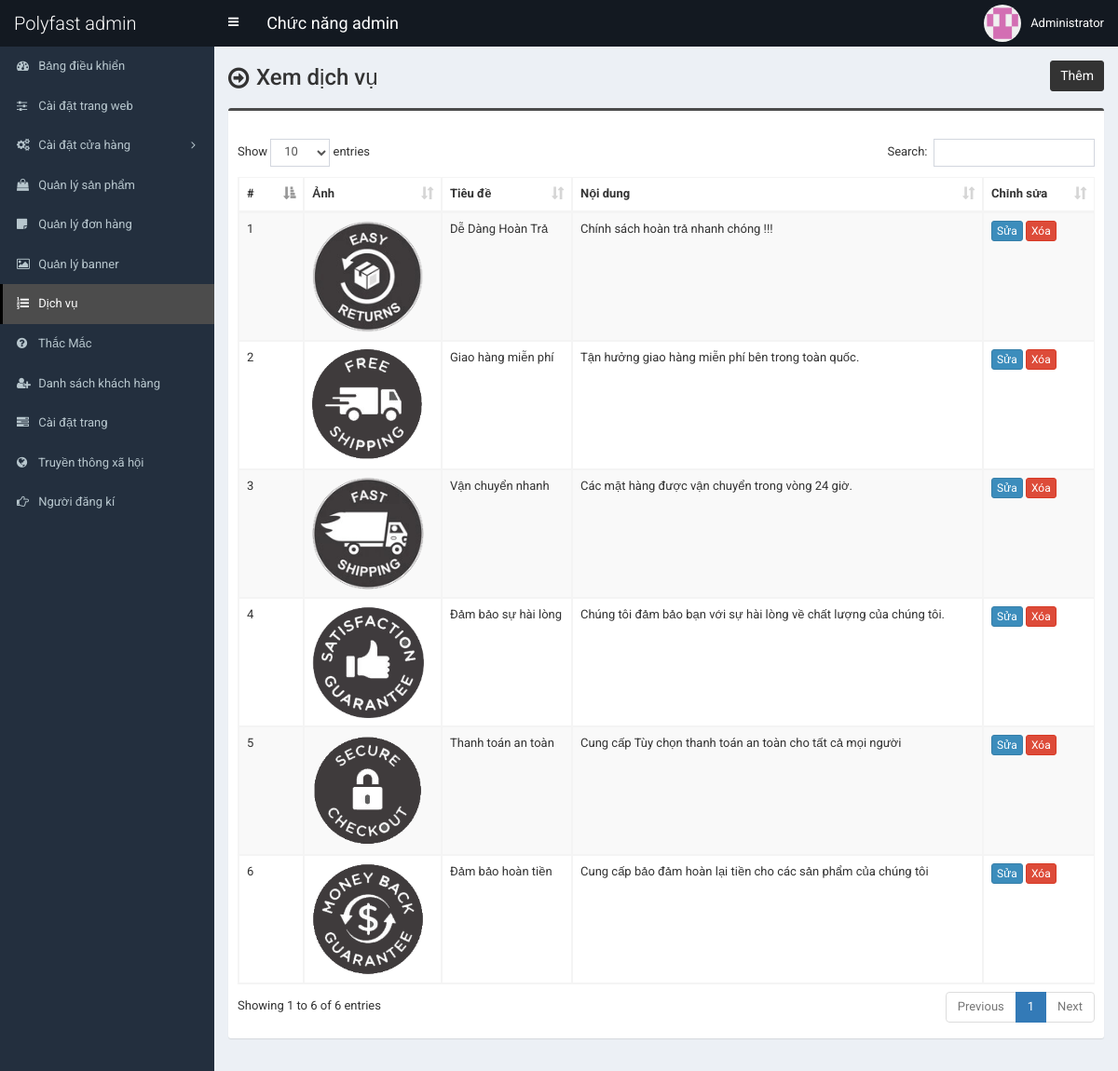
Screenshot of /admin/service.php (signed in) with the database file from the repository.
### tables this page shows
CREATE TABLE `tbl_service` (
  `id` int(11) NOT NULL,
  `title` varchar(255) NOT NULL,
  `content` text NOT NULL,
  `photo` varchar(255) NOT NULL
);

### admin/service.php (the view, shortened to what this page needs)
<?php require_once('header.php'); ?>
<section class="content-header">
	<div class="content-header-left">
		<h1>Xem dịch vụ</h1>
	</div>
	<div class="content-header-right">
		<a href="service-add.php" class="btn btn-primary btn-sm">Thêm</a>
	</div>
</section>
<section class="content">
	<div class="row">
		<div class="col-md-12">
			<div class="box box-info">
				<div class="box-body table-responsive">
					<table id="example1" class="table table-bordered table-hover table-striped">
						<thead>
							<tr>
								<th width="30">#</th>
								<th>Ảnh</th>
								<th width="100">Tiêu đề</th>
								<th>Nội dung</th>
								<th width="80">Chỉnh sửa</th>
							</tr>
						</thead>
						<tbody>
							<?php
							$i=0;
							$statement = $pdo->prepare("SELECT * FROM tbl_service");
							$statement->execute();
							$result = $statement->fetchAll(PDO::FETCH_ASSOC);
							foreach ($result as $row) {
								$i++;
								?>
								<tr>
									<td><?php echo $i; ?></td>
									<td style="width:130px;"><img src="../assets/uploads/<?php echo $row['photo']; ?>" alt="<?php echo $row['title']; ?>" style="width:120px;"></td>
									<td><?php echo $row['title']; ?></td>
									<td><?php echo $row['content']; ?></td>
									<td>
										<a href="service-edit.php?id=<?php echo $row['id']; ?>" class="btn btn-primary btn-xs">Sửa</a>
										<a href="#" class="btn btn-danger btn-xs" data-href="service-delete.php?id=<?php echo $row['id']; ?>" data-toggle="modal" data-target="#confirm-delete">Xóa</a>
									</td>
								</tr>
								<?php
							}
							?>
						</tbody>
					</table>
				</div>
			</div>
		</div>
	</div>
</section>
<?php require_once('footer.php'); ?>

### admin/header.php (shortened to what this page needs)
<!DOCTYPE html>
<html>
<head>
	<link rel="stylesheet" href="css/bootstrap.min.css">
	<link rel="stylesheet" href="css/font-awesome.min.css">
	<link rel="stylesheet" href="css/ionicons.min.css">
	<link rel="stylesheet" href="css/datepicker3.css">
	<link rel="stylesheet" href="css/all.css">
	<link rel="stylesheet" href="css/select2.min.css">
	<link rel="stylesheet" href="css/dataTables.bootstrap.css">
	<link rel="stylesheet" href="css/jquery.fancybox.css">
	<link rel="stylesheet" href="css/AdminLTE.min.css">
	<link rel="stylesheet" href="css/_all-skins.min.css">
	<link rel="stylesheet" href="css/on-off-switch.css"/>
	<link rel="stylesheet" href="css/summernote.css">
	<link rel="stylesheet" href="style.css">
</head>
<body class="hold-transition fixed skin-blue sidebar-mini">
	<div class="wrapper">
		<header class="main-header">
			<a href="index.php" class="logo">
				<span class="logo-lg">Polyfast admin</span>
			</a>
			<nav class="navbar navbar-static-top">
				<a href="#" class="sidebar-toggle" data-toggle="offcanvas" role="button">
				</a>
				<span style="float:left;line-height:50px;color:#fff;padding-left:15px;font-size:18px;">Chức năng admin</span>
				<div class="navbar-custom-menu">
					<ul class="nav navbar-nav">
						<li class="dropdown user user-menu">
							<a href="#" class="dropdown-toggle" data-toggle="dropdown">
								<img src="../assets/uploads/<?php echo $_SESSION['user']['photo']; ?>" class="user-image" alt="User Image">
								<span class="hidden-xs"><?php echo $_SESSION['user']['full_name']; ?></span>
							</a>
						</li>
					</ul>
				</div>
			</nav>
		</header>
  		<?php $cur_page = substr($_SERVER["SCRIPT_NAME"],strrpos($_SERVER["SCRIPT_NAME"],"/")+1); ?>
  		<aside class="main-sidebar">
    		<section class="sidebar">
      			<ul class="sidebar-menu">
			        <li class="treeview <?php if($cur_page == 'index.php') {echo 'active';} ?>">
			          <a href="index.php">
			            <i class="fa fa-dashboard"></i> <span>Bảng điều khiển</span>
			          </a>
			        </li>
			        <li class="treeview <?php if( ($cur_page == 'settings.php') ) {echo 'active';} ?>">
			          <a href="settings.php">
			            <i class="fa fa-sliders"></i> <span>Cài đặt trang web</span>
			          </a>
			        </li>
                    <li class="treeview <?php if( ($cur_page == 'size.php') || ($cur_page == 'size-add.php') || ($cur_page == 'size-edit.php') || ($cur_page == 'color.php') || ($cur_page == 'color-add.php') || ($cur_page == 'color-edit.php') || ($cur_page == 'country.php') || ($cur_page == 'country-add.php') || ($cur_page == 'country-edit.php') || ($cur_page == 'shipping-cost.php') || ($cur_page == 'shipping-cost-edit.php') || ($cur_page == 'top-category.php') || ($cur_page == 'top-category-add.php') || ($cur_page == 'top-category-edit.php') || ($cur_page == 'mid-category.php') || ($cur_page == 'mid-category-add.php') || ($cur_page == 'mid-category-edit.php') || ($cur_page == 'end-category.php') || ($cur_page == 'end-category-add.php') || ($cur_page == 'end-category-edit.php') ) {echo 'active';} ?>">
                        <a href="#">
                            <i class="fa fa-cogs"></i>
                            <span>Cài đặt cửa hàng</span>
                            <span class="pull-right-container">
								<i class="fa fa-angle-left pull-right"></i>
							</span>
                        </a>
                    </li>
                    <li class="treeview <?php if( ($cur_page == 'product.php') || ($cur_page == 'product-add.php') || ($cur_page == 'product-edit.php') ) {echo 'active';} ?>">
                        <a href="product.php">
                            <i class="fa fa-shopping-bag"></i> <span>Quản lý sản phẩm</span>
                        </a>
                    </li>
                    <li class="treeview <?php if( ($cur_page == 'order.php') ) {echo 'active';} ?>">
                        <a href="order.php">
                            <i class="fa fa-sticky-note"></i> <span>Quản lý đơn hàng</span>
                        </a>
                    </li>
                     <li class="treeview <?php if( ($cur_page == 'slider.php') ) {echo 'active';} ?>">
			          <a href="slider.php">
			            <i class="fa fa-picture-o"></i> <span>Quản lý banner</span>
			          </a>
			        </li>
			        <li class="treeview <?php if( ($cur_page == 'service.php') ) {echo 'active';} ?>">
			          <a href="service.php">
			            <i class="fa fa-list-ol"></i> <span>Dịch vụ</span>
			          </a>
			        </li>
			      			        <li class="treeview <?php if( ($cur_page == 'faq.php') ) {echo 'active';} ?>">
			          <a href="faq.php">
			            <i class="fa fa-question-circle"></i> <span>Thắc Mắc</span>
			          </a>
			        </li>
						<li class="treeview <?php if( ($cur_page == 'customer.php') || ($cur_page == 'customer-add.php') || ($cur_page == 'customer-edit.php') ) {echo 'active';} ?>">
			          <a href="customer.php">
			            <i class="fa fa-user-plus"></i> <span>Danh sách khách hàng</span>
			          </a>
			        </li>
			        <li class="treeview <?php if( ($cur_page == 'page.php') ) {echo 'active';} ?>">
			          <a href="page.php">
			            <i class="fa fa-tasks"></i> <span>Cài đặt trang</span>
			          </a>
			        </li>
			        <li class="treeview <?php if( ($cur_page == 'social-media.php') ) {echo 'active';} ?>">
			          <a href="social-media.php">
			            <i class="fa fa-globe"></i> <span>Truyền thông xã hội</span>
			          </a>
			        </li>
			        <li class="treeview <?php if( ($cur_page == 'subscriber.php')||($cur_page == 'subscriber.php') ) {echo 'active';} ?>">
			          <a href="subscriber.php">
			            <i class="fa fa-hand-o-right"></i> <span>Người đăng kí</span>
			          </a>
			        </li>
      			</ul>
    		</section>
  		</aside>
  		<div class="content-wrapper">

### admin/footer.php (shortened to what this page needs)
		</div>
	</div>
</body>
</html>

### admin/style.css (style rules this page uses)
body { font-size: 13px; font-family: "Roboto", sans-serif; }
.navbar-nav > .user-menu .user-image { width: 40px; height: 40px; margin-top: -10px; }
.content-header > h1, .content-header .content-header-left h1 { font-family: "Roboto", sans-serif; }
.main-header .logo { text-align: left; }
.main-header .logo .logo-lg { font-family: "Roboto", sans-serif; }
.box-info { padding-top: 20px; }
.sidebar-menu li > a > .pull-right-container > .fa-angle-left:before { content: "\f105"; }
.content-header { overflow: hidden; }
.content-header .content-header-left { float: left; padding-top: 5px; }
.content-header .content-header-right { float: right; }
.content-header .content-header-left h1 { margin-top: 0; margin-bottom: 0; padding-left: 30px; padding-bottom: 5px; font-size: 24px; position: relative; }
.content-header .content-header-left h1:before { position: absolute; top: 0; left: 0; font-family: "FontAwesome", sans-serif; font-size: 26px; content: "\f18e"; }
.content-header .content-header-right a { position: relative; font-size: 14px; }
.skin-blue .sidebar-menu > li:hover > a, .skin-blue .sidebar-menu > li.active > a { color: #fff; background: #3c8dbc; border-left-color: #3c8dbc; }
.skin-blue .main-header .logo, .skin-blue .main-header .logo:hover, .skin-blue .main-header .navbar, .skin-blue .main-header .navbar .sidebar-toggle:hover { background-color: #131921; }
.skin-blue .sidebar-menu > li:hover > a, .skin-blue .sidebar-menu > li.active > a { background-color: #4c4c4c; border-left-color: #000000; }
.box.box-info { border-top-color: #4c4c4c; }
.content-header .content-header-right a { background-color: #333333; border-color: #333333; }

### rows the page displays
tbl_service: photo (picture), title "Dễ Dàng Hoàn Trả", content "Chính sách hoàn trả nhanh chóng !!!"
tbl_service: photo (picture), title "Giao hàng miễn phí", content "Tận hưởng giao hàng miễn phí bên trong toàn quốc."
tbl_service: photo (picture), title "Vận chuyển nhanh", content "Các mặt hàng được vận chuyển trong vòng 24 giờ."
tbl_service: photo (picture), title "Đảm bảo sự hài lòng", content "Chúng tôi đảm bảo bạn với sự hài lòng về chất lượng của chúng tôi."
tbl_service: photo (picture), title "Thanh toán an toàn", content "Cung cấp Tùy chọn thanh toán an toàn cho tất cả mọi người"
tbl_service: photo (picture), title "Đảm bảo hoàn tiền", content "Cung cấp bảo đảm hoàn lại tiền cho các sản phẩm của chúng tôi"

### other values shown
$_SESSION['user']['full_name'] "Administrator"
